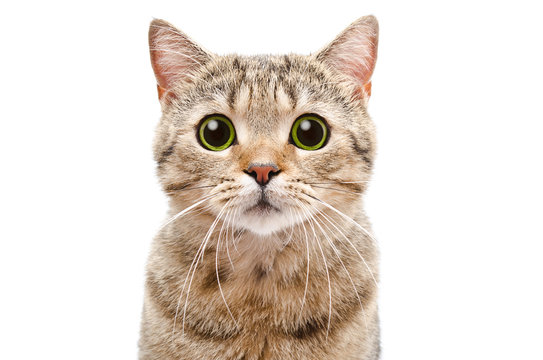
#> input picture sample.jpg, 543 x 360 px
$ jupyter execute 2010206_DuThanhDat.ipynb
#> lines starting #> are read from the running program, lines starting #| are printed output that depends on the picture
[cell 1]
#Leave this empty!

---

**Student Fullname:** Du Thành Đạt \\
**Student ID:** 2010206

---

[cell 2]
#Do not change these codes!
import numpy as np
from PIL import Image
import matplotlib.pyplot as plt

[cell 3]
#Do not change these codes!
plt.rcParams["figure.figsize"] = (24, 12) #you can change this value!
Array = np.array

Complete these functions:

*   **Function *pad*:** if `size=(s_1, s_2)`, add $⌈$ `s_1/2` $⌉$ zero columns to the left and $⌊$ `s_1/2` $⌋$ zero columns to the right side of the image `img` if `s_1` is odd and `s_1/2` zero columns to both of them if `s_1` is even, and add $⌈$ `s_2/2` $⌉$ zero rows to the top and $⌊$ `s_2/2` $⌋$ zero rows to the bottom of the image `img` if `s_2` is odd and `s_2/2` zero rows to both of them if `s_2` is even. If `size` is an integer, `s_1=s_2`.
*   **Function *convolve***: perform the matrix convolution. If `padding=None`, call function *pad* with `size=(k_w - 1, k_h - 1)` before performing the convolution, where `k_w` and `k_h` are respectively the width and the height of the kernel `ker`. Otherwise, call function *pad* with `size=padding`. If `stride` is an integer, stride the kernel `ker` across the image `img` `stride` columns and down the image `img` `stride` rows. Otherwise, if `stride=(s_1, s_2)`, stride the kernel `ker` accross the image `img` `s_1` columns and down the image `img` `s_2` rows.

[cell 4]
def pad(image: np.ndarray, size=0) -> np.ndarray:
    # Pad the input image with zeros
    padded_image = np.pad(image, ((size, size), (size, size), (0, 0)), mode='constant')
    return padded_image

def convolve(image: np.ndarray, kernel: np.ndarray, padding=None, stride=1) -> np.ndarray:
    # Check if the kernel is square
    assert kernel.shape[0] == kernel.shape[1], "Kernel must be square"

    # Get the dimensions of the input image and kernel
    i_h, i_w, n_channels = image.shape
    k_size = kernel.shape[0]

    # Calculate the output dimensions based on input, kernel, padding, and stride
    if padding is None:
        padding = (k_size - 1) // 2
    o_h = int((i_h + 2 * padding - k_size) / stride) + 1
    o_w = int((i_w + 2 * padding - k_size) / stride) + 1

    # Create an empty output array
    output = np.zeros((o_h, o_w, n_channels))

    # Pad the input image
    padded_image = pad(image, padding)

    # Loop over each pixel in the output array
    for i in range(o_h):
        for j in range(o_w):
            # Calculate the range of pixels in the input image that correspond to the current output pixel
            i_start = i * stride
            i_end = i_start + k_size
            j_start = j * stride
            j_end = j_start + k_size

            # Extract the corresponding region of the input image
            image_region = padded_image[i_start:i_end, j_start:j_end, :]

            # Apply the kernel to each color channel separately and sum the results
            for c in range(n_channels):
                output[i, j, c] = np.sum(image_region[:, :, c] * kernel)

    return output

Plotting

[cell 5]
sample = 'sample.jpg'
img = Image.open(sample)
#> img is the input picture: PIL image 543x360 RGB; mean R, G, B 229, 219.2, 210.6
img_w, img_h = img.width, img.height
#> img_w = 543; img_h = 360
img = np.asarray(img.getdata()).reshape((img_h, img_w, -1))
#> img: shape (360, 543, 3) int64

[cell 6]
#blur
gaussian_ker = Array([[1, 2, 1],
                      [2, 4, 2],
                      [1, 2, 1]]) * (1 / 16)
#sharpen
sharpen_ker = Array([[0, -1, 0],
                         [-1, 5, -1],
                         [0, -1, 0]])

#rigde
ridge_ker = Array([[0, -1, 0],
                         [-1, 4, -1],
                         [0, -1, 0]])

#try with other kernels!

[cell 7]
gaussian_img = convolve(image=img, kernel=gaussian_ker, stride=1)
#> in pad, `padded_image = np.pad(image, ((size, size), (size, size), (0, 0)), mod..`:
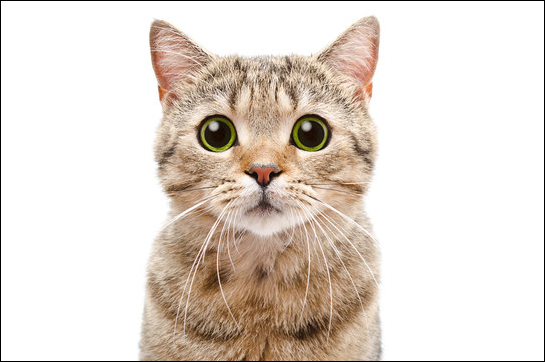
#> padded_image: shape (362, 545, 3) int64; mean R, G, B 226.9, 217.1, 208.7
#> after the loop in convolve, `for i in range(o_h):`:
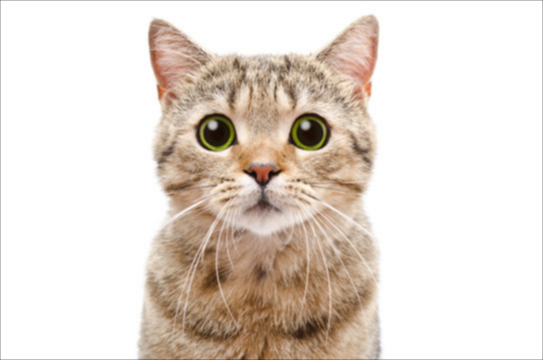
#> output: shape (360, 543, 3) float64; mean R, G, B 228.5, 218.6, 210.1
sharpen_img = convolve(image=img, kernel=sharpen_ker, stride=1)
#> call 2 of convolve, with kernel = array of shape (3, 3), stride = 1
#> after the loop in convolve (call 2), `for i in range(o_h):`:
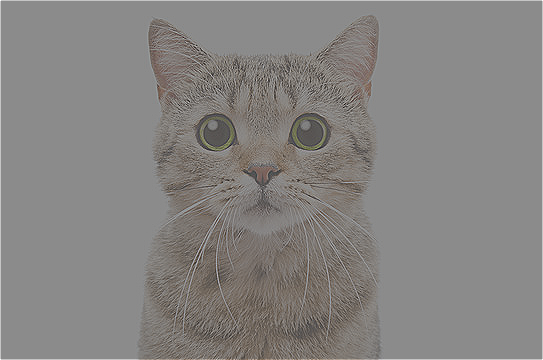
#> output: shape (360, 543, 3) float64; mean R, G, B 231.3, 221.4, 212.8; drawn with min black and max white
ridge_img = convolve(image=img, kernel=ridge_ker, stride=1)
#> call 3 of convolve, with kernel = array of shape (3, 3), stride = 1
#> after the loop in convolve (call 3), `for i in range(o_h):`:
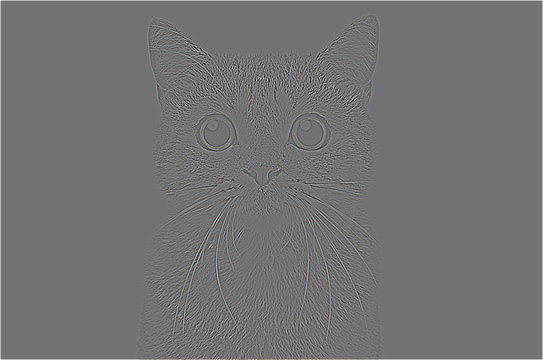
#> output: shape (360, 543, 3) float64; mean R, G, B 2.3, 2.2, 2.2; drawn with min black and max white

gaussian_img = np.clip(gaussian_img, 0, 255)
sharpen_img = np.clip(sharpen_img, 0, 255)
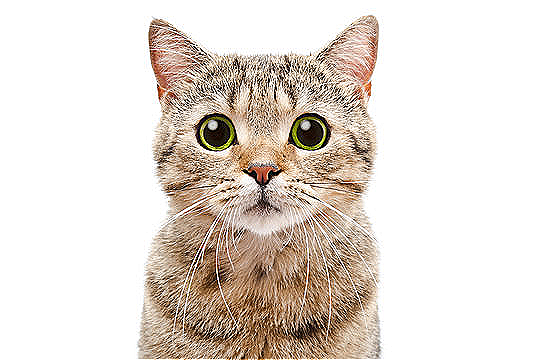
#> sharpen_img: shape (360, 543, 3) float64; mean R, G, B 226.6, 218.1, 210.7
ridge_img = np.clip(ridge_img, 0, 255)
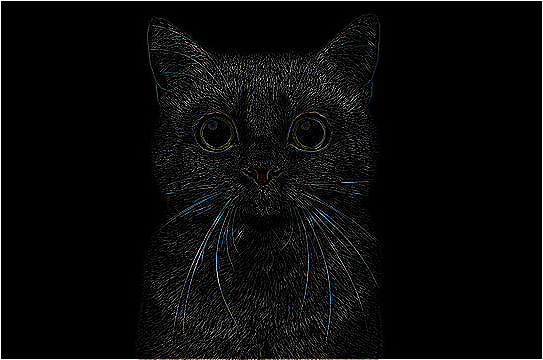
#> ridge_img: shape (360, 543, 3) float64; mean R, G, B 10.3, 10.4, 10.6

[cell 8]
fig, ax = plt.subplots(2, 3)
ax[0, 0].imshow(img)
ax[0, 1].imshow(gaussian_img.astype('uint8'))
ax[1, 0].imshow(sharpen_img.astype('uint8'))
ax[1, 1].imshow(ridge_img.astype('uint8'))
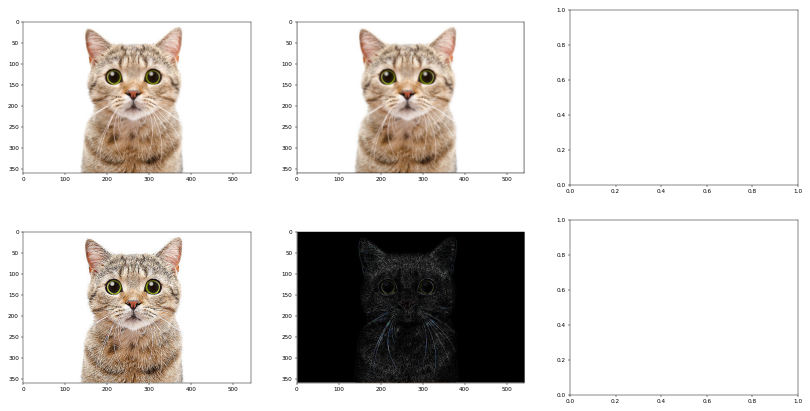
#> figure drawn by matplotlib, 4 panels
